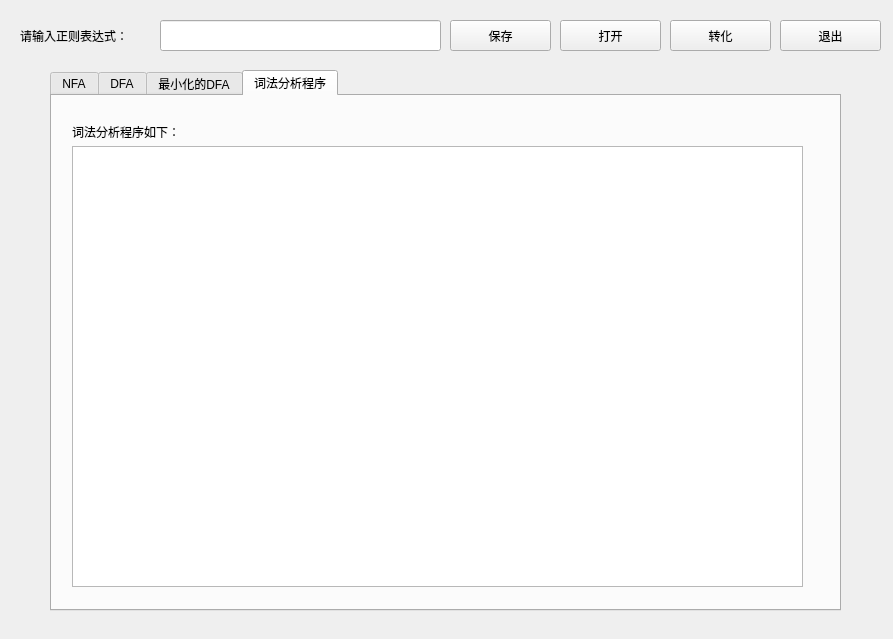
<?xml version="1.0" encoding="UTF-8"?>
<ui version="4.0">
 <class>MainWindow</class>
 <widget class="QMainWindow" name="MainWindow">
  <property name="geometry">
   <rect>
    <x>0</x>
    <y>0</y>
    <width>893</width>
    <height>639</height>
   </rect>
  </property>
  <property name="windowTitle">
   <string>MainWindow</string>
  </property>
  <widget class="QWidget" name="centralWidget">
   <widget class="QLabel" name="label">
    <property name="geometry">
     <rect>
      <x>20</x>
      <y>20</y>
      <width>141</width>
      <height>31</height>
     </rect>
    </property>
    <property name="text">
     <string>请输入正则表达式：</string>
    </property>
   </widget>
   <widget class="QLineEdit" name="lE_exp">
    <property name="geometry">
     <rect>
      <x>160</x>
      <y>20</y>
      <width>281</width>
      <height>31</height>
     </rect>
    </property>
   </widget>
   <widget class="QPushButton" name="pB_save">
    <property name="geometry">
     <rect>
      <x>450</x>
      <y>20</y>
      <width>101</width>
      <height>31</height>
     </rect>
    </property>
    <property name="text">
     <string>保存</string>
    </property>
   </widget>
   <widget class="QPushButton" name="pB_open">
    <property name="geometry">
     <rect>
      <x>560</x>
      <y>20</y>
      <width>101</width>
      <height>31</height>
     </rect>
    </property>
    <property name="text">
     <string>打开</string>
    </property>
   </widget>
   <widget class="QPushButton" name="pB_change">
    <property name="geometry">
     <rect>
      <x>670</x>
      <y>20</y>
      <width>101</width>
      <height>31</height>
     </rect>
    </property>
    <property name="text">
     <string>转化</string>
    </property>
   </widget>
   <widget class="QPushButton" name="pB_exit">
    <property name="geometry">
     <rect>
      <x>780</x>
      <y>20</y>
      <width>101</width>
      <height>31</height>
     </rect>
    </property>
    <property name="text">
     <string>退出</string>
    </property>
   </widget>
   <widget class="QTabWidget" name="tab">
    <property name="geometry">
     <rect>
      <x>50</x>
      <y>70</y>
      <width>791</width>
      <height>541</height>
     </rect>
    </property>
    <property name="currentIndex">
     <number>3</number>
    </property>
    <widget class="QWidget" name="NFA">
     <attribute name="title">
      <string>NFA</string>
     </attribute>
     <widget class="QLabel" name="label_2">
      <property name="geometry">
       <rect>
        <x>40</x>
        <y>30</y>
        <width>81</width>
        <height>31</height>
       </rect>
      </property>
      <property name="text">
       <string>起始状态：</string>
      </property>
     </widget>
     <widget class="QLineEdit" name="lE_startNFA">
      <property name="enabled">
       <bool>true</bool>
      </property>
      <property name="geometry">
       <rect>
        <x>130</x>
        <y>30</y>
        <width>171</width>
        <height>31</height>
       </rect>
      </property>
      <property name="readOnly">
       <bool>true</bool>
      </property>
     </widget>
     <widget class="QLabel" name="label_3">
      <property name="geometry">
       <rect>
        <x>390</x>
        <y>30</y>
        <width>81</width>
        <height>31</height>
       </rect>
      </property>
      <property name="text">
       <string>终止状态：</string>
      </property>
     </widget>
     <widget class="QLineEdit" name="lE_endNFA">
      <property name="enabled">
       <bool>true</bool>
      </property>
      <property name="geometry">
       <rect>
        <x>480</x>
        <y>30</y>
        <width>171</width>
        <height>31</height>
       </rect>
      </property>
      <property name="readOnly">
       <bool>true</bool>
      </property>
     </widget>
     <widget class="QTableWidget" name="tableNFA">
      <property name="enabled">
       <bool>true</bool>
      </property>
      <property name="geometry">
       <rect>
        <x>20</x>
        <y>90</y>
        <width>751</width>
        <height>411</height>
       </rect>
      </property>
      <property name="lineWidth">
       <number>2</number>
      </property>
      <property name="verticalScrollBarPolicy">
       <enum>Qt::ScrollBarAlwaysOn</enum>
      </property>
      <property name="horizontalScrollBarPolicy">
       <enum>Qt::ScrollBarAlwaysOn</enum>
      </property>
      <property name="editTriggers">
       <set>QAbstractItemView::NoEditTriggers</set>
      </property>
     </widget>
    </widget>
    <widget class="QWidget" name="DFA">
     <attribute name="title">
      <string>DFA</string>
     </attribute>
     <widget class="QLabel" name="label_5">
      <property name="geometry">
       <rect>
        <x>390</x>
        <y>30</y>
        <width>81</width>
        <height>31</height>
       </rect>
      </property>
      <property name="text">
       <string>终止状态：</string>
      </property>
     </widget>
     <widget class="QLabel" name="label_4">
      <property name="geometry">
       <rect>
        <x>40</x>
        <y>30</y>
        <width>81</width>
        <height>31</height>
       </rect>
      </property>
      <property name="text">
       <string>起始状态：</string>
      </property>
     </widget>
     <widget class="QLineEdit" name="lE_startDFA">
      <property name="enabled">
       <bool>true</bool>
      </property>
      <property name="geometry">
       <rect>
        <x>130</x>
        <y>30</y>
        <width>221</width>
        <height>31</height>
       </rect>
      </property>
      <property name="readOnly">
       <bool>true</bool>
      </property>
     </widget>
     <widget class="QTableWidget" name="tableDFA">
      <property name="enabled">
       <bool>true</bool>
      </property>
      <property name="geometry">
       <rect>
        <x>20</x>
        <y>90</y>
        <width>741</width>
        <height>411</height>
       </rect>
      </property>
      <property name="verticalScrollBarPolicy">
       <enum>Qt::ScrollBarAlwaysOn</enum>
      </property>
      <property name="horizontalScrollBarPolicy">
       <enum>Qt::ScrollBarAlwaysOn</enum>
      </property>
      <property name="editTriggers">
       <set>QAbstractItemView::NoEditTriggers</set>
      </property>
     </widget>
     <widget class="QTextEdit" name="lE_endDFA">
      <property name="enabled">
       <bool>true</bool>
      </property>
      <property name="geometry">
       <rect>
        <x>470</x>
        <y>10</y>
        <width>251</width>
        <height>71</height>
       </rect>
      </property>
      <property name="verticalScrollBarPolicy">
       <enum>Qt::ScrollBarAlwaysOn</enum>
      </property>
      <property name="readOnly">
       <bool>true</bool>
      </property>
     </widget>
    </widget>
    <widget class="QWidget" name="SmallDFA">
     <attribute name="title">
      <string>最小化的DFA</string>
     </attribute>
     <widget class="QLineEdit" name="lE_endDFASmall">
      <property name="enabled">
       <bool>true</bool>
      </property>
      <property name="geometry">
       <rect>
        <x>490</x>
        <y>20</y>
        <width>171</width>
        <height>31</height>
       </rect>
      </property>
      <property name="readOnly">
       <bool>true</bool>
      </property>
     </widget>
     <widget class="QLabel" name="label_6">
      <property name="geometry">
       <rect>
        <x>50</x>
        <y>20</y>
        <width>81</width>
        <height>31</height>
       </rect>
      </property>
      <property name="text">
       <string>起始状态：</string>
      </property>
     </widget>
     <widget class="QLineEdit" name="lE_startDFASmall">
      <property name="enabled">
       <bool>true</bool>
      </property>
      <property name="geometry">
       <rect>
        <x>140</x>
        <y>20</y>
        <width>171</width>
        <height>31</height>
       </rect>
      </property>
      <property name="readOnly">
       <bool>true</bool>
      </property>
     </widget>
     <widget class="QLabel" name="label_7">
      <property name="geometry">
       <rect>
        <x>400</x>
        <y>20</y>
        <width>81</width>
        <height>31</height>
       </rect>
      </property>
      <property name="text">
       <string>终止状态：</string>
      </property>
     </widget>
     <widget class="QTableWidget" name="tableDFASmall">
      <property name="enabled">
       <bool>true</bool>
      </property>
      <property name="geometry">
       <rect>
        <x>20</x>
        <y>80</y>
        <width>741</width>
        <height>421</height>
       </rect>
      </property>
      <property name="verticalScrollBarPolicy">
       <enum>Qt::ScrollBarAlwaysOn</enum>
      </property>
      <property name="horizontalScrollBarPolicy">
       <enum>Qt::ScrollBarAlwaysOn</enum>
      </property>
      <property name="editTriggers">
       <set>QAbstractItemView::NoEditTriggers</set>
      </property>
     </widget>
    </widget>
    <widget class="QWidget" name="code">
     <attribute name="title">
      <string>词法分析程序</string>
     </attribute>
     <widget class="QTextEdit" name="textEdit">
      <property name="enabled">
       <bool>true</bool>
      </property>
      <property name="geometry">
       <rect>
        <x>20</x>
        <y>50</y>
        <width>731</width>
        <height>441</height>
       </rect>
      </property>
      <property name="readOnly">
       <bool>true</bool>
      </property>
     </widget>
     <widget class="QLabel" name="label_8">
      <property name="geometry">
       <rect>
        <x>20</x>
        <y>20</y>
        <width>141</width>
        <height>31</height>
       </rect>
      </property>
      <property name="text">
       <string>词法分析程序如下：</string>
      </property>
     </widget>
    </widget>
   </widget>
  </widget>
 </widget>
 <layoutdefault spacing="6" margin="11"/>
 <resources/>
 <connections/>
</ui>
